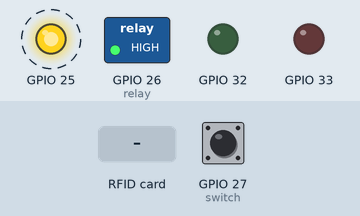
This sketch was run on a simulated ESP32. Shown: switched loads named in the sketch (green lamp = pin HIGH), output pins drawn as LEDs (lit = HIGH). Dashed ring = blinking. The test bench sets the inputs (shaded band); at power-on: GPIO 27 (switch) LOW. WiFi joins after 1.5 s; servers stay silent unless stated; uploads are accepted with an empty reply; random numbers use the default seed unless the sketch sets one; pins used as bus, display or sensor lines are not drawn; what the sketch prints to the serial monitor is not drawn.

Above: at 2.4 s.
2.9 s: GPIO 27 (switch) pulled HIGH for 1 s
At 3.4 s:
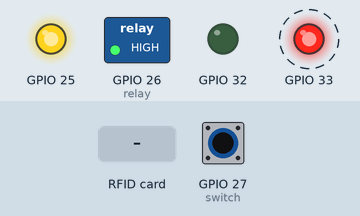
5.4 s: RFID card 04 A3 92 7F held to the reader
At 7.8 s:
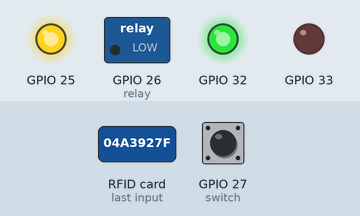
8.1 s: GPIO 27 (switch) pulled HIGH for 0.15 s
At 9.3 s:
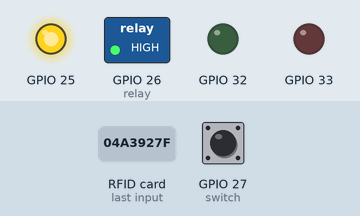
9.8 s: GPIO 27 (switch) pulled HIGH for 3.2 s
At 10.15 s:
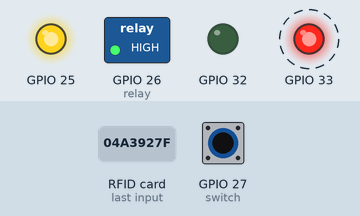
14.5 s: RFID card 11 22 33 44 held to the reader
At 15.7 s:
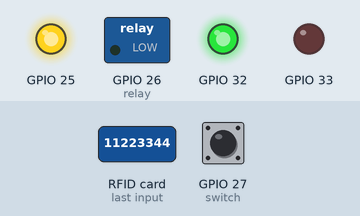
16.0 s: GPIO 27 (switch) pulsed HIGH 5 times (0.12 s each, 0.3 s apart)
At 17.7 s:
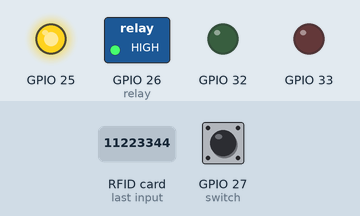
Timing chart, 0 to 19.2 s (numbered marks = the images above; inputs shaded):
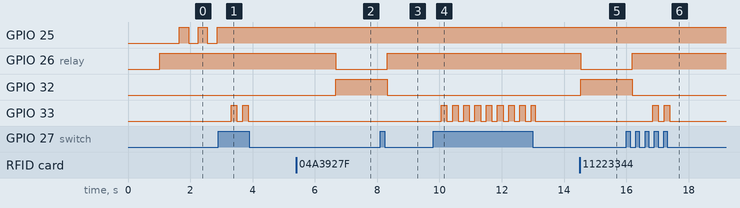

The sketch:

NFCKey_Hardware_IRL.ino
```cpp
/**
 * ============================================================================
 * PROYEK 5 PJBL: NFCKey - Smart NFC Attendance & Door Access System
 * FIRMWARE PROTOTIPE FISIK UTAMA (NFCKey_Hardware_IRL)
 * Mikrokontroler: ESP32 (32-Pin / 30-Pin / NodeMCU-32S)
 * ============================================================================
 *
 * Skenario Kondisi Operasional Terintegrasi:
 *  - Condition 1: Normal Operation (Tap kartu sah -> Solenoid buka -> Reed Switch Open -> Closed -> Mengunci)
 *  - Condition 2: Safe Boot (Relay aman saat boot, anti-clicking, restorasi sistem aman)
 *  - Condition 3: Access Denied (Kartu tak terdaftar -> Solenoid terkunci -> LED Merah & Audio tolak)
 *  - Condition 4: Door Ajar Alert (Pintu terbuka > 30 detik -> LED Kuning & Audio peringatan)
 *  - Condition 5: Forced Entry Alarm (Pintu didobrak tanpa tap kartu -> Sirine kencang & Strobe Merah)
 *  - Condition 6: Offline-First Operation (Tap tetap bekerja tanpa Wi-Fi -> Antrean lokal -> Sync otomatis)
 *
 * Komunikasi Cloud:
 *  - Real-Time Database Supabase (Tabel attendances, devices, & cards)
 *  - Live Gateway Heartbeat Ping (Status GATE-01 online di Web Dashboard)
 *  - Dynamic Card Whitelist Sync (Kartu baru di web langsung aktif di alat)
 *
 * Struktur Modular Multi-Tab:
 *  - NFCKey_Hardware_IRL.ino: Main Loop & Sistem Orkestrator
 *  - Config.h               : Pinout GPIO, SSID Wi-Fi, Kunci Supabase, & Konstanta Waktu
 *  - DoorModule.ino         : Logika Relay Solenoid, Reed Switch MC-38, & Audio/LED
 *  - NfcModule.ino          : Driver NFC PN532 V3 SPI / RC522 Auto-Probe & Whitelist Cache
 *  - NetworkModule.ino      : Non-blocking Wi-Fi, Antrean Offline, & REST API Sync
 * ============================================================================
 */

#include "Config.h"

void setup() {
    Serial.begin(115200);
    delay(1000);

    Serial.println("\n========================================================");
    Serial.println("  NFCKey: ESP32 PHYSICAL PROTOTYPE FIRMWARE (32-PINS)   ");
    Serial.println("  Sistem Absensi & Kontrol Akses Pintu Cerdas (PJBL)    ");
    Serial.println("========================================================");
    Serial.println("Kondisi Didukung: Normal | Safe Boot | Reject | Ajar | Forced | Offline");
    Serial.println("Target Database : Supabase Cloud Real-Time (GATE-01)\n");

    // 1. Inisialisasi Door Controller, Relay, Reed Switch, LED, dan Buzzer (Condition 2 Safe Boot)
    door_init();

    // 2. Inisialisasi Modul Pembaca NFC PN532 V3 Merah (SPI / I2C / HSU)
    nfc_init();

    // 3. Inisialisasi Modul Wi-Fi (Non-blocking STA Mode)
    wifi_init();

    // Nada Boot Penanda Sistem Siap (Active Buzzer 5V)
    buzzer_beep(80);
    delay(100);
    buzzer_beep(120);

    Serial.println("\n[SYS] Inisialisasi selesai. Tempelkan kartu / e-Money / HP NFC pada reader!\n");
}

void loop() {
    // ------------------------------------------------------------------------
    // 1. Pemeliharaan Koneksi Wi-Fi di Background & Indikator LED Kuning
    // ------------------------------------------------------------------------
    wifi_update();

    // ------------------------------------------------------------------------
    // 2. Pembacaan Kartu NFC / e-Money (PN532 V3)
    // ------------------------------------------------------------------------
    String uid = nfc_update();
    if (uid != "") {
        bool isValid = nfc_is_card_valid(uid);

        if (isValid) {
            // CONDITION 1: Akses Diterima -> Relay Solenoid Terbuka & LED Hijau Aktif
            door_unlock();
        } else {
            // CONDITION 3: Akses Ditolak -> Relay Tetap Terkunci & LED Merah Aktif
            door_reject();
        }

        // CONDITION 6: Rekam Event Presensi ke Antrean Offline-First
        AttendanceEvent event;
        event.event_id = String(DEVICE_ID) + "_" + String(millis()) + "_" + String(random(1000, 9999));
        event.card_uid = uid;
        event.device_id = DEVICE_ID;
        event.status = isValid ? "Diterima" : "Ditolak";

        queue_push(event);
    }

    // ------------------------------------------------------------------------
    // 3. Eksekusi Mesin Status Pintu & Sensor Reed Switch (Condition 1, 4, 5)
    // ------------------------------------------------------------------------
    door_update();

    // ------------------------------------------------------------------------
    // 4. Sinkronisasi Otomatis Antrean Presensi ke Supabase REST API
    // ------------------------------------------------------------------------
    sync_update();

    // ------------------------------------------------------------------------
    // 5. Live Heartbeat Ping (Setiap 20 detik ke Supabase)
    // ------------------------------------------------------------------------
    heartbeat_update();

    // ------------------------------------------------------------------------
    // 6. Sinkronisasi Kartu Baru dari Database Supabase (Setiap 60 detik)
    // ------------------------------------------------------------------------
    card_sync_update();
}
```

NetworkModule.ino
```cpp
/**
 * ============================================================================
 * MODUL: NetworkModule.ino
 * Koneksi Wi-Fi Non-blocking, Antrean Offline, & Sinkronisasi Supabase
 * ============================================================================
 */

#include <WiFi.h>
#include <HTTPClient.h>
#include "Config.h"

#define QUEUE_MAX 30
static AttendanceEvent queueBuffer[QUEUE_MAX];
static int queueCount = 0;

static unsigned long lastWiFiAttempt = 0;
static unsigned long lastSyncAttempt = 0;
static unsigned long lastHeartbeat = 0;
static unsigned long nextCardSyncTime = 0;
static bool wifiConnectedBefore = false;

// ============================================================================
// ANTREAN OFFLINE-FIRST (OFFLINE QUEUE)
// ============================================================================
void queue_push(const AttendanceEvent& event) {
    if (queueCount < QUEUE_MAX) {
        queueBuffer[queueCount++] = event;
        Serial.printf("[QUEUE] 📥 Event %s disimpan ke antrean offline (%d/%d pending)\n",
                      event.event_id.c_str(), queueCount, QUEUE_MAX);
    } else {
        Serial.println("[QUEUE] ⚠️ Antrean penuh! Menggeser rekaman tertua.");
        for (int i = 0; i < QUEUE_MAX - 1; i++) {
            queueBuffer[i] = queueBuffer[i + 1];
        }
        queueBuffer[QUEUE_MAX - 1] = event;
    }
}

static bool queue_peek(AttendanceEvent& event) {
    if (queueCount > 0) {
        event = queueBuffer[0];
        return true;
    }
    return false;
}

static void queue_remove() {
    if (queueCount > 0) {
        for (int i = 0; i < queueCount - 1; i++) {
            queueBuffer[i] = queueBuffer[i + 1];
        }
        queueCount--;
    }
}

// ============================================================================
// MANAJER KONEKSI WI-FI (NON-BLOCKING)
// ============================================================================
bool wifi_is_connected() {
    return (WiFi.status() == WL_CONNECTED);
}

void wifi_init() {
    Serial.printf("[WIFI] Memulai koneksi ke Wi-Fi: '%s'...\n", WIFI_SSID);
    WiFi.mode(WIFI_STA);
    WiFi.disconnect();
    delay(100);
    WiFi.begin(WIFI_SSID, WIFI_PASSWORD);
    lastWiFiAttempt = millis();
}

void wifi_update() {
    if (WiFi.status() == WL_CONNECTED) {
        if (!wifiConnectedBefore) {
            Serial.println("\n[WIFI] ==============================================");
            Serial.println("[WIFI] ✅ SUKSES TERHUBUNG KE JARINGAN WI-FI!");
            Serial.printf("[WIFI] SSID        : %s\n", WiFi.SSID().c_str());
            Serial.printf("[WIFI] IP Address  : %s\n", WiFi.localIP().toString().c_str());
            Serial.printf("[WIFI] Signal RSSI : %d dBm\n", WiFi.RSSI());
            Serial.println("[WIFI] ==============================================\n");
            wifiConnectedBefore = true;
            led_yellow_set(true);

            // Jadwalkan download database kartu segera (500ms setelah Wi-Fi siap)
            nextCardSyncTime = millis() + 500;
            lastSyncAttempt  = millis() + 3000;
            lastHeartbeat    = millis() + 6000;

            Serial.println("[SYS] 🌐 Wi-Fi siap. Mengunduh database kartu dari Supabase...");
        }
    } else {
        if (wifiConnectedBefore) {
            Serial.println("[WIFI] ⚠️ Koneksi Wi-Fi terputus! Mode Offline-First diaktifkan.");
            wifiConnectedBefore = false;
        }
        led_yellow_blink();

        if (millis() - lastWiFiAttempt >= 7000) {
            WiFi.reconnect();
            lastWiFiAttempt = millis();
        }
    }
}

// ============================================================================
// SINKRONISASI LOG PRESENSI KE SUPABASE REST API
// ============================================================================
void sync_update() {
    if (WiFi.status() != WL_CONNECTED) return;
    if (door_get_state() != DoorState::LOCKED) return;
    if (queueCount == 0) return;
    if (millis() - lastSyncAttempt < 2000) return;

    lastSyncAttempt = millis();

    AttendanceEvent event;
    if (!queue_peek(event)) return;

    Serial.printf("[SYNC] Mengunggah event %s (%s - %s) ke Supabase...\n",
                  event.event_id.c_str(), event.card_uid.c_str(), event.status.c_str());

    HTTPClient http;
    http.begin(API_URL);
    http.setTimeout(2500);
    http.addHeader("Content-Type", "application/json");
    http.addHeader("apikey", SUPABASE_KEY);
    http.addHeader("Authorization", String("Bearer ") + SUPABASE_KEY);
    http.addHeader("Prefer", "return=minimal");

    String requestBody = "{\"event_id\":\"" + event.event_id +
                         "\",\"card_uid\":\"" + event.card_uid +
                         "\",\"device_id\":\"" + event.device_id +
                         "\",\"status\":\"" + event.status + "\"}";

    int httpCode = http.POST(requestBody);

    if (httpCode > 0) {
        if (httpCode == 200 || httpCode == 201 || httpCode == 204) {
            Serial.printf("[SYNC] ✅ SUKSES! Supabase mencatat log absensi (HTTP %d). Sisa antrean: %d\n",
                          httpCode, queueCount - 1);
            queue_remove();
        } else if (httpCode == 409) {
            Serial.println("[SYNC] ℹ️ Event sudah ada di server (Duplicate Protection). Menghapus dari antrean.");
            queue_remove();
        } else {
            String resp = http.getString();
            Serial.printf("[SYNC] ⚠️ Respon server HTTP %d: %s\n", httpCode, resp.c_str());
            if (httpCode >= 400 && httpCode < 500) {
                queue_remove();
            }
        }
    } else {
        Serial.printf("[SYNC] ❌ Gagal HTTP POST: %s\n", http.errorToString(httpCode).c_str());
    }

    http.end();
}

// ============================================================================
// LIVE HEARTBEAT PING (Setiap 20 detik ke Supabase)
// ============================================================================
void heartbeat_update() {
    if (WiFi.status() != WL_CONNECTED) return;
    if (door_get_state() != DoorState::LOCKED) return;
    if (millis() - lastHeartbeat < HEARTBEAT_TIME_MS && lastHeartbeat != 0) return;

    lastHeartbeat = millis();

    HTTPClient http;
    String url = String(SUPABASE_URL) + "/rest/v1/devices?device_id=eq." + String(DEVICE_ID);
    http.begin(url);
    http.setTimeout(2500);
    http.addHeader("Content-Type", "application/json");
    http.addHeader("apikey", SUPABASE_KEY);
    http.addHeader("Authorization", String("Bearer ") + SUPABASE_KEY);

    int httpCode = http.sendRequest("PATCH", "{\"status\":\"online\"}");
    if (httpCode > 0) {
        if (httpCode == 200 || httpCode == 204) {
            Serial.printf("[HEARTBEAT] ❤️ Ping online GATE-01 terkirim ke Supabase (HTTP %d)\n", httpCode);
        }
    }
    http.end();
}

// ============================================================================
// DYNAMIC SYNC PENGATURAN WEBSITE DARI SUPABASE (SETTINGS TABLE)
// ============================================================================
void settings_sync_update() {
    if (WiFi.status() != WL_CONNECTED) return;

    HTTPClient http;
    String url = String(SUPABASE_URL) + "/rest/v1/settings?key=eq.system_settings&select=value";
    http.begin(url);
    http.setTimeout(3000);
    http.addHeader("apikey", SUPABASE_KEY);
    http.addHeader("Authorization", String("Bearer ") + SUPABASE_KEY);

    int httpCode = http.GET();
    if (httpCode == 200) {
        String payload = http.getString();

        // 1. doorUnlockDuration (detik)
        int durIdx = payload.indexOf("\"doorUnlockDuration\":");
        if (durIdx != -1) {
            durIdx += 21;
            int dur = payload.substring(durIdx).toInt();
            if (dur > 0 && dur <= 60) {
                unlockHoldTimeMs = (unsigned long)dur * 1000;
            }
        }

        // 2. doorAjarTimeout (detik)
        int ajarIdx = payload.indexOf("\"doorAjarTimeout\":");
        if (ajarIdx != -1) {
            ajarIdx += 18;
            int ajar = payload.substring(ajarIdx).toInt();
            if (ajar > 0 && ajar <= 300) {
                timeoutDoorOpenMs = (unsigned long)ajar * 1000;
            }
        }

        // 3. tapCooldown (detik)
        int coolIdx = payload.indexOf("\"tapCooldown\":");
        if (coolIdx != -1) {
            coolIdx += 14;
            int cool = payload.substring(coolIdx).toInt();
            if (cool >= 0 && cool <= 60) {
                debounceDelayMs = (unsigned long)cool * 1000;
            }
        }

        // 4. autoSyncInterval (detik)
        int syncIdx = payload.indexOf("\"autoSyncInterval\":");
        if (syncIdx != -1) {
            syncIdx += 19;
            int sInt = payload.substring(syncIdx).toInt();
            if (sInt > 0 && sInt <= 300) {
                syncRetryIntervalMs = (unsigned long)sInt * 1000;
            }
        }

        Serial.printf("[SETTINGS] ⚙️ Konfigurasi Website Diterapkan: Unlock=%lu s, Ajar Timeout=%lu s, Cooldown=%lu s\n",
                      unlockHoldTimeMs / 1000, timeoutDoorOpenMs / 1000, debounceDelayMs / 1000);
    }
    http.end();
}

// ============================================================================
// DYNAMIC SYNC KARTU & SETTINGS (SETIAP 1 MENIT) DARI DATABASE SUPABASE
// ============================================================================
void card_sync_update() {
    if (WiFi.status() != WL_CONNECTED) return;
    if (door_get_state() != DoorState::LOCKED) return;
    if (nextCardSyncTime == 0 || millis() < nextCardSyncTime) return;

    nextCardSyncTime = millis() + CARD_SYNC_INTERVAL_MS;

    HTTPClient http;
    String url = String(SUPABASE_URL) + "/rest/v1/cards?is_active=eq.true&select=uid";
    http.begin(url);
    http.setTimeout(3000);
    http.addHeader("apikey", SUPABASE_KEY);
    http.addHeader("Authorization", String("Bearer ") + SUPABASE_KEY);

    int httpCode = http.GET();
    if (httpCode == 200) {
        String payload = http.getString();
        // Bersihkan cache kartu dinamis agar kartu yang dihapus / dinonaktifkan di web langsung hilang
        nfc_clear_cached_cards();
        int idx = 0;
        int count = 0;
        while ((idx = payload.indexOf("\"uid\":\"", idx)) != -1) {
            idx += 7;
            int endQuote = payload.indexOf("\"", idx);
            if (endQuote != -1) {
                String fetchedUid = payload.substring(idx, endQuote);
                fetchedUid.toUpperCase();
                nfc_add_cached_card(fetchedUid);
                count++;
                idx = endQuote + 1;
            } else {
                break;
            }
        }
        Serial.printf("[SYNC] ✅ Sukses! %d kartu aktif disinkronkan dari Supabase (Interval 1 Menit).\n", count);
        Serial.println("[NFC] 📡 SCANNER AKTIF! Silakan tempelkan kartu / e-Money.");

        // Unduh juga pengaturan website terbaru
        settings_sync_update();
    } else {
        Serial.printf("[SYNC] ⚠️ Respon server HTTP %d saat mengunduh kartu. Menjadwalkan ulang...\n", httpCode);
        nextCardSyncTime = millis() + 5000;
    }
    http.end();
}
```

Source omitted: DoorModule.ino (17047 bytes), NfcModule.ino (9460 bytes), Config.h (6627 bytes)

Measured:
- after the input at 2.9 s, GPIO 33: alternates HIGH for 0.18 s and LOW for 0.18 s, 4 changes in all, then stays LOW, starting after 0.42 s
- after the input at 5.4 s, GPIO 26 (relay): HIGH → LOW after 1.3 s; GPIO 32: LOW → HIGH after 1.3 s
- after the input at 8.1 s, GPIO 26 (relay): LOW → HIGH after 0.22 s; GPIO 32: HIGH → LOW after 0.22 s
- after the input at 9.8 s, GPIO 33: alternates HIGH for 0.18 s and LOW for 0.18 s, 18 changes in all, then stays LOW, starting after 0.26 s
- after the input at 14.5 s, GPIO 26 (relay): HIGH → LOW at once; GPIO 32: LOW → HIGH at once
- after the input at 16.0 s, GPIO 26 (relay): LOW → HIGH after 0.19 s; GPIO 32: HIGH → LOW after 0.19 s; GPIO 33: alternates HIGH for 0.18 s and LOW for 0.18 s, 4 changes in all, then stays LOW, starting after 0.85 s
- by itself, GPIO 25: alternates HIGH for 0.30 s and LOW for 0.31 s
